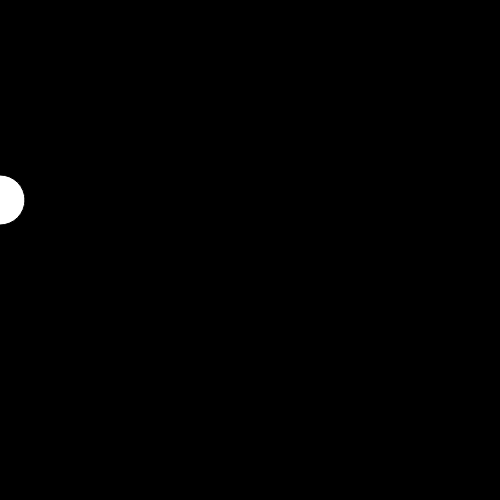
Frame 1 (no input)
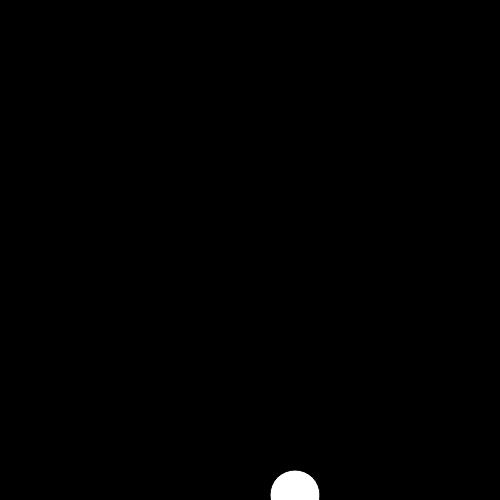
Frame 60 (no input)
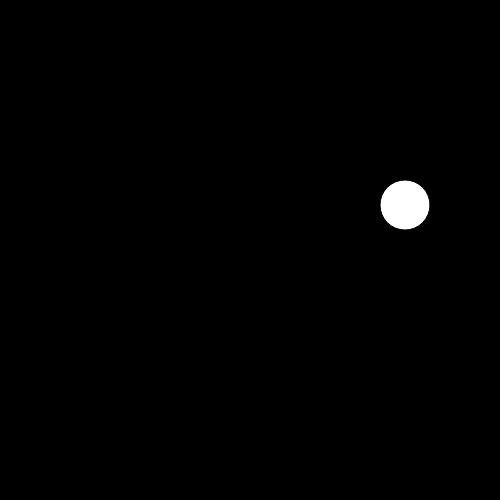
Frame 120 (the mouse pressed at the canvas centre since frame 60)

The p5.js sketch that drew these frames (run headless with seeded random() and noise() and a simulated clock; from frame 60 on, the mouse is pressed at the canvas centre):

// p5.js sketch
// ── sketch.js
var x = 0
var y = 200

var xinc = 5;
var yinc = 5;

function setup() {
  createCanvas(500,500)
}

function draw() {
  
  background(0)
  ellipse(x,y,50,50)
  
  x = x + xinc;

  if ( x == 500 || x == 0 ) {
	  	xinc = xinc * -1;
  } 

 y = y + yinc;

  if ( y == 500 || y == 0 ) {
	  	yinc = yinc * -1;
  } 




  
}
